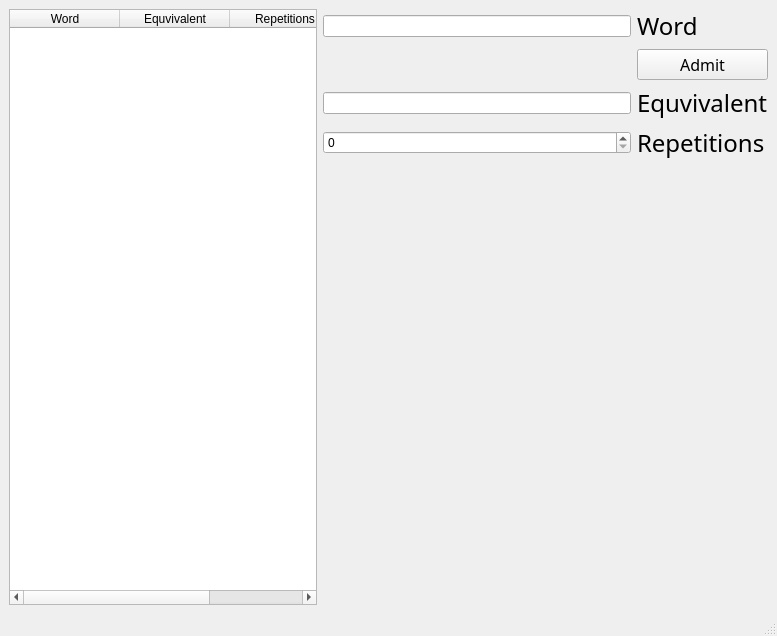
<?xml version="1.0" encoding="UTF-8"?>
<ui version="4.0">
 <class>MainWindow</class>
 <widget class="QMainWindow" name="MainWindow">
  <property name="geometry">
   <rect>
    <x>0</x>
    <y>0</y>
    <width>777</width>
    <height>636</height>
   </rect>
  </property>
  <property name="windowTitle">
   <string>MainWindow</string>
  </property>
  <widget class="QWidget" name="centralwidget">
   <property name="sizePolicy">
    <sizepolicy hsizetype="Expanding" vsizetype="Expanding">
     <horstretch>0</horstretch>
     <verstretch>0</verstretch>
    </sizepolicy>
   </property>
   <layout class="QGridLayout" name="gridLayout">
    <item row="0" column="0" rowspan="6">
     <widget class="QTableWidget" name="tableWidget">
      <property name="lineWidth">
       <number>1</number>
      </property>
      <attribute name="horizontalHeaderCascadingSectionResizes">
       <bool>true</bool>
      </attribute>
      <attribute name="horizontalHeaderDefaultSectionSize">
       <number>110</number>
      </attribute>
      <attribute name="horizontalHeaderShowSortIndicator" stdset="0">
       <bool>false</bool>
      </attribute>
      <attribute name="verticalHeaderCascadingSectionResizes">
       <bool>true</bool>
      </attribute>
      <attribute name="verticalHeaderStretchLastSection">
       <bool>false</bool>
      </attribute>
      <column>
       <property name="text">
        <string>Word</string>
       </property>
      </column>
      <column>
       <property name="text">
        <string>Equvivalent</string>
       </property>
      </column>
      <column>
       <property name="text">
        <string>Repetitions</string>
       </property>
      </column>
     </widget>
    </item>
    <item row="0" column="2">
     <widget class="QLabel" name="WordLabel">
      <property name="font">
       <font>
        <family>Yu Gothic Light</family>
        <pointsize>18</pointsize>
       </font>
      </property>
      <property name="text">
       <string>Word</string>
      </property>
     </widget>
    </item>
    <item row="2" column="1">
     <widget class="QLineEdit" name="EquvivalentLineEdit">
      <property name="sizePolicy">
       <sizepolicy hsizetype="Expanding" vsizetype="Maximum">
        <horstretch>0</horstretch>
        <verstretch>0</verstretch>
       </sizepolicy>
      </property>
     </widget>
    </item>
    <item row="2" column="2">
     <widget class="QLabel" name="EquvivalentLabel">
      <property name="font">
       <font>
        <family>Yu Gothic UI Light</family>
        <pointsize>18</pointsize>
       </font>
      </property>
      <property name="text">
       <string>Equvivalent</string>
      </property>
     </widget>
    </item>
    <item row="1" column="1">
     <spacer name="verticalSpacer">
      <property name="orientation">
       <enum>Qt::Vertical</enum>
      </property>
      <property name="sizeType">
       <enum>QSizePolicy::Fixed</enum>
      </property>
      <property name="sizeHint" stdset="0">
       <size>
        <width>20</width>
        <height>5</height>
       </size>
      </property>
     </spacer>
    </item>
    <item row="0" column="1">
     <widget class="QLineEdit" name="WordLineEdit">
      <property name="sizePolicy">
       <sizepolicy hsizetype="Expanding" vsizetype="Maximum">
        <horstretch>0</horstretch>
        <verstretch>0</verstretch>
       </sizepolicy>
      </property>
     </widget>
    </item>
    <item row="1" column="2">
     <widget class="QPushButton" name="AddPushButton">
      <property name="sizePolicy">
       <sizepolicy hsizetype="Minimum" vsizetype="Fixed">
        <horstretch>0</horstretch>
        <verstretch>0</verstretch>
       </sizepolicy>
      </property>
      <property name="font">
       <font>
        <family>Yu Gothic UI Light</family>
        <pointsize>12</pointsize>
       </font>
      </property>
      <property name="text">
       <string>Admit</string>
      </property>
     </widget>
    </item>
    <item row="3" column="1">
     <widget class="QSpinBox" name="RepetitionsSpinBox"/>
    </item>
    <item row="3" column="2">
     <widget class="QLabel" name="RepetitionsLabel">
      <property name="font">
       <font>
        <family>Yu Gothic UI Light</family>
        <pointsize>18</pointsize>
       </font>
      </property>
      <property name="text">
       <string>Repetitions</string>
      </property>
     </widget>
    </item>
   </layout>
  </widget>
  <widget class="QMenuBar" name="menubar">
   <property name="geometry">
    <rect>
     <x>0</x>
     <y>0</y>
     <width>777</width>
     <height>20</height>
    </rect>
   </property>
  </widget>
  <widget class="QStatusBar" name="statusbar"/>
 </widget>
 <resources/>
 <connections/>
</ui>
